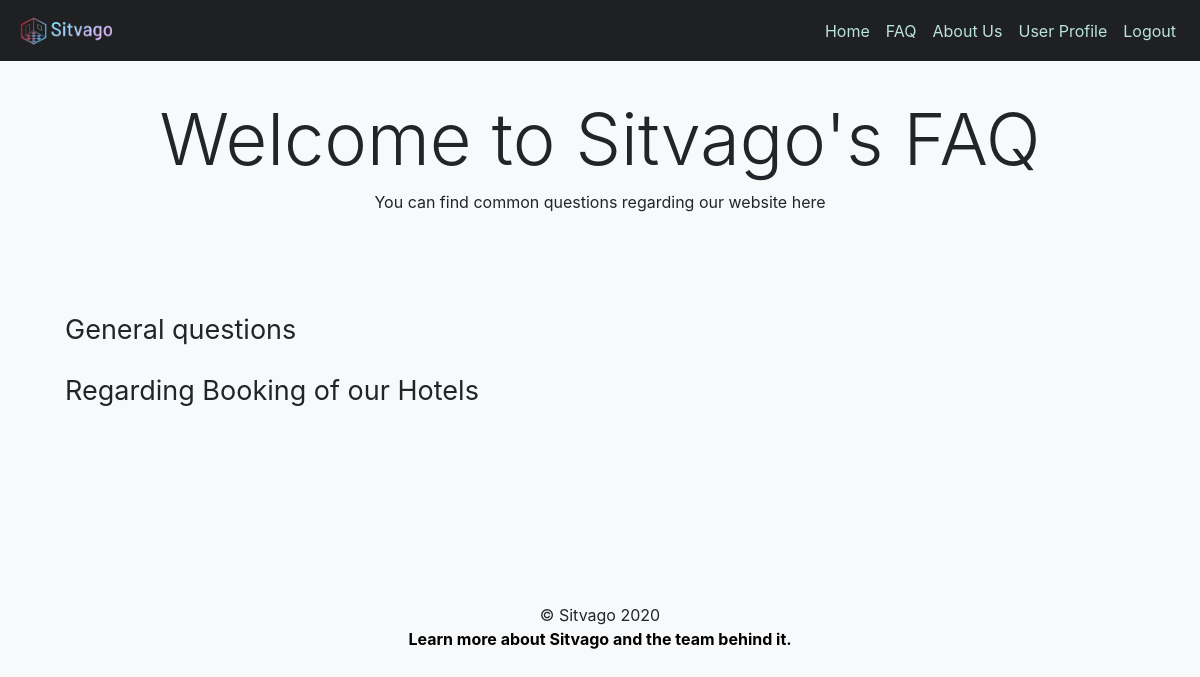
Screenshot of /frontend/faqclone.php (signed in) with the database file from the repository.
### tables this page shows
CREATE TABLE `FAQCategory` (
  `id` INT NOT NULL AUTO_INCREMENT,
  `category_name` VARCHAR(255) NOT NULL,
  `created_at` DATETIME NULL,
  `created_by` INT NULL,
  `updated_at` DATETIME NULL,
  `updated_by` INT NULL,
  PRIMARY KEY (`id`),
  UNIQUE INDEX `id_UNIQUE` (`id` ASC),
  INDEX `fk_user_created_idx` (`created_by` ASC),
  INDEX `fk_user_updated_idx` (`updated_by` ASC),
  CONSTRAINT `fk_user_created`
    FOREIGN KEY (`created_by`)
    REFERENCES `User` (`id`)
    ON DELETE SET NULL
    ON UPDATE NO ACTION,
  CONSTRAINT `fk_user_updated`
    FOREIGN KEY (`updated_by`)
    REFERENCES `User` (`id`)
    ON DELETE SET NULL
    ON UPDATE NO ACTION);

### src/DB.php (called while the page is built, shortened)
<?php
$dotenv = Dotenv::createImmutable(__DIR__ . "/../");
class DB
{
    public function __construct()
    {
        $servername = $_SERVER['servername'];
        $username = $_SERVER['username'];
        $password = $_SERVER['password'];
        $dbname = $_SERVER['dbname'];
        $this->conn = mysqli_connect($servername, $username, $password, $dbname);
    }
}

### src/FAQ.php (called while the page is built, shortened)
<?php
class FAQ extends DB
{
    public function getFAQCategoriesPublic()
    {
        $results = [];
        $sqlOuter = "SELECT FAQCategory.id, FAQCategory.category_name FROM FAQCategory";
        $resultsOuterSQL = mysqli_query($this->conn, $sqlOuter);
        if (mysqli_num_rows($resultsOuterSQL) > 0) {
            while ($row = mysqli_fetch_assoc($resultsOuterSQL)) {
                $results[] = $row;
            }
        }
        return $results;
    }
}

### frontend/faqclone.php (the view, shortened to what this page needs)
<!DOCTYPE html>
<?php
$faqObj = new FAQ();
$resultsCats = $faqObj->getFAQCategoriesPublic();
?>
<html lang="en">
<head>
    <link rel="stylesheet" href="https://stackpath.bootstrapcdn.com/bootstrap/4.5.2/css/bootstrap.min.css">
    <link rel="stylesheet" href="https://cdnjs.cloudflare.com/ajax/libs/font-awesome/4.7.0/css/font-awesome.min.css">
    <link href="css/faq.css" rel="stylesheet">
</head>
<body>
    <?php
    if (isset($_SESSION['username'])) {
        include "navbar_User.php";
    } else if (!isset($_SESSION['username'])) {
        include "navbar_nonUser.php";
    }
    ?>
    <main>
        <div class="container">
            <div class="container p-5 my-5 border-0 text-center">
                <h1 class=display-3>Welcome to Sitvago's FAQ</h1>
                <p>You can find common questions regarding our website here</p>
            </div>
            <div class="" id="accordion">
                <?php foreach ($resultsCats as $cat) : ?>
                    <div class="faqHeader"><?= $cat['category_name'] ?></div>
                <?php endforeach; ?>
                <div class="container p-5 my-5 border-0"></div>
            </div>
        </div>
    </main>
    <?php
    include "footer.php";
    ?>
</body>
</html>

### frontend/css/faq.css (style rules this page uses)
.faqHeader { font-size: 27px; margin: 20px; }

### frontend/faqclone.php (style rules this page uses)
body { background-color: #f8f9fa; }
p { margin-bottom : 0rem; }

### rows the page displays
faqcategory: category_name "General questions"
faqcategory: category_name "Regarding Booking of our Hotels"
